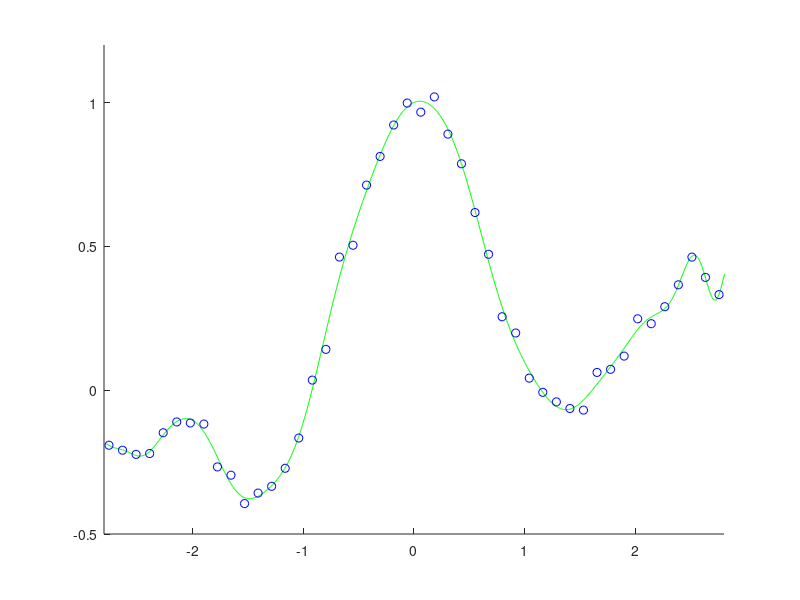

Write MATLAB code to recreate this figure.
n = 50;
N = 1000;
x = linspace(-3,3,n)';
X = linspace(-3,3,N)';
pix = pi * x;
y = sin(pix)./(pix) + 0.1*x + 0.05*randn(n,1);

p(:,1) = ones(n,1);
P(:,1) = ones(N,1);

for j = 1:15
	p(:,2*j) = sin(j/2*x);
	p(:,2*j+1) = cos(j/2*x);
	P(:,2*j) = sin(j/2*X);
	P(:,2*j+1) = cos(j/2*X);
end 

%%替代
% a^(-1)*b --> inv(a)*b --> a\b
t = p\y;
F = P*t;
figure(2);
clf;
hold on;
axis([-2.8 2.8 -0.5 1.2]);
plot(X,F,'g-');
plot(x,y,'bo');